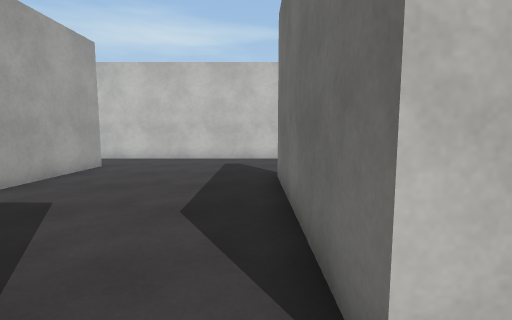
view 1 (above)

24 first-person views from a walk through a 3-D level made in the Unity game engine. The camera is 1.3 m above the floor, tilts 6° down and sees 85° across. The floor is counted in squares, 1 m on a side. Each view is taken from the middle of a square. On the plan, view 1 faces up. The plan holds only what a view shows up to about 13 squares ahead; the rest is blank. The player is left out. Surface patterns are stand-ins for the level's own textures.

view 2
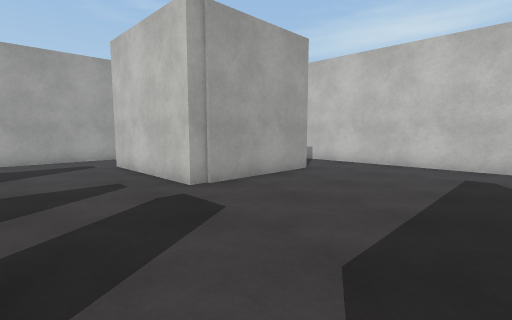

view 3
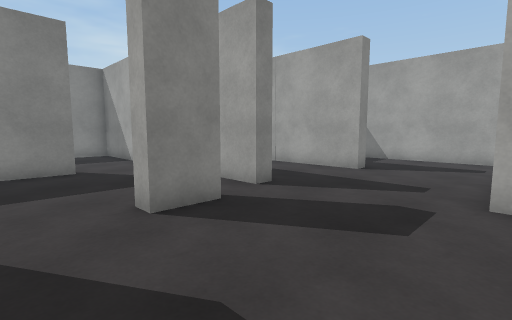

view 4
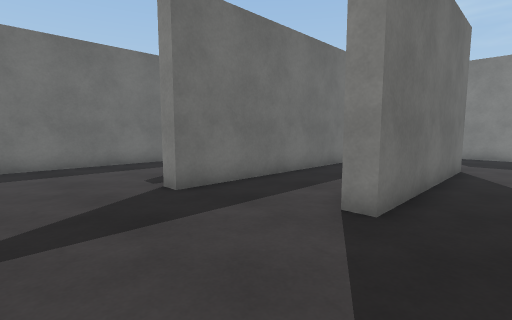

view 5
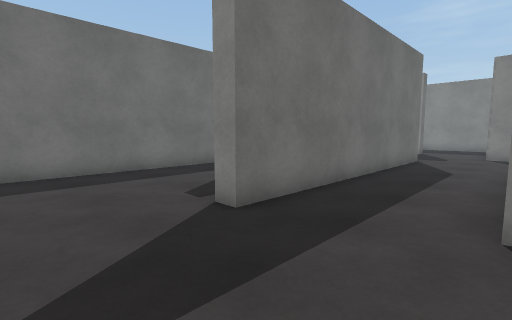

view 6
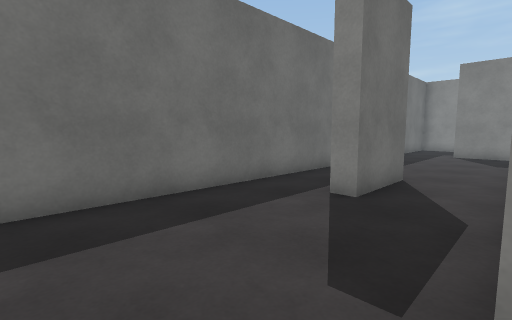

view 7
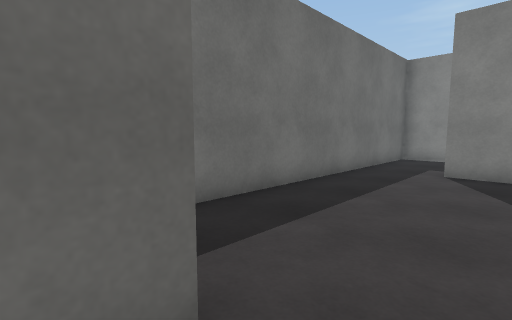

view 8
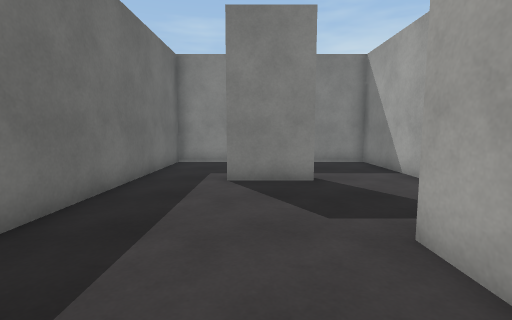

view 9
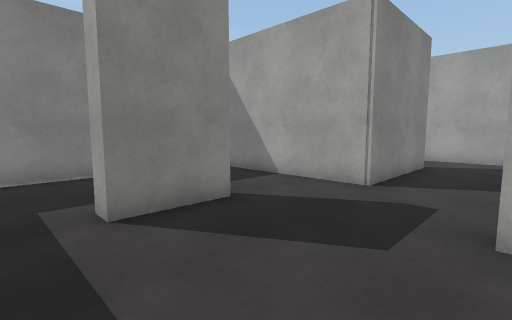

view 10
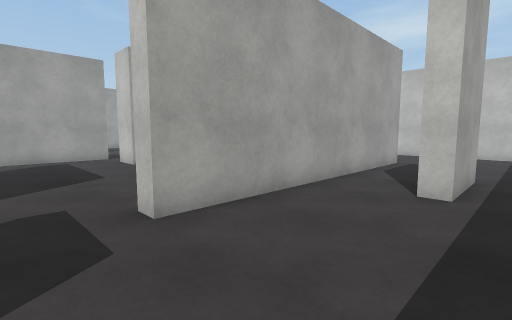

view 11
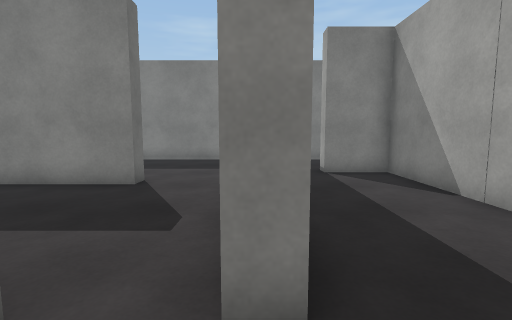

view 12
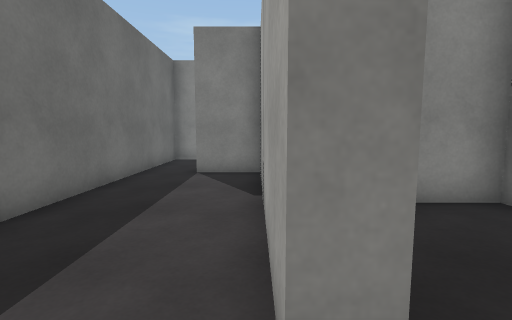

view 13
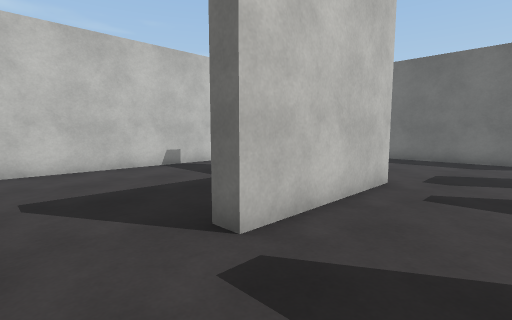

view 14
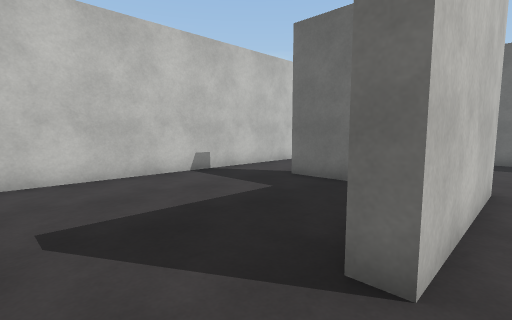

view 15
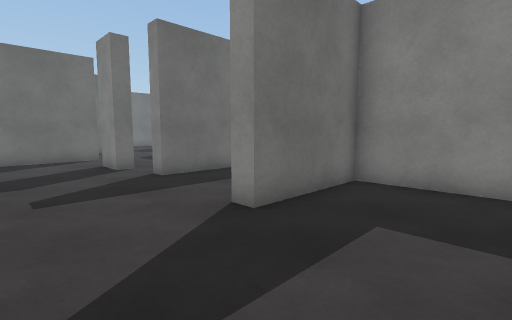

view 16
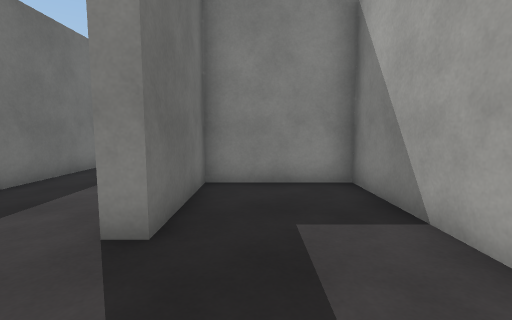

view 17
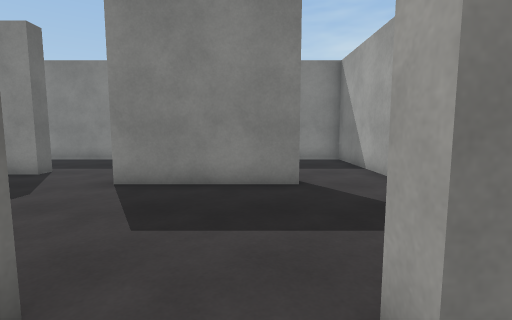

view 18
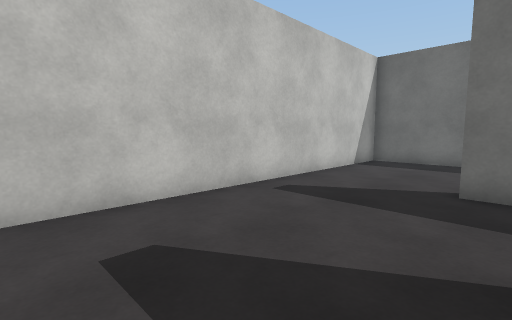

view 19
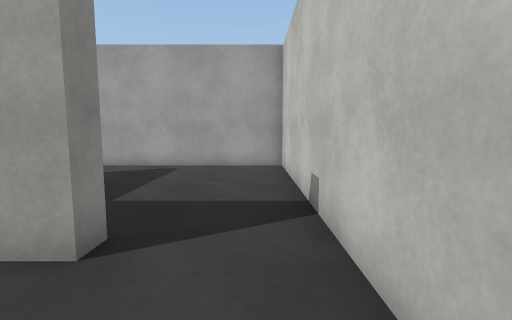

view 20
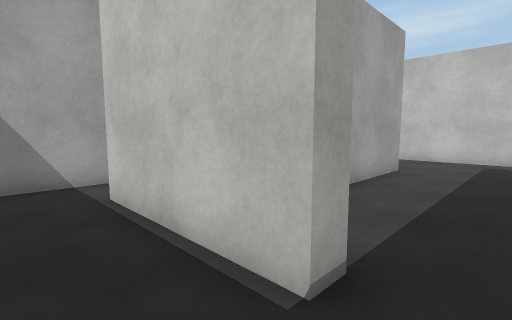

view 21
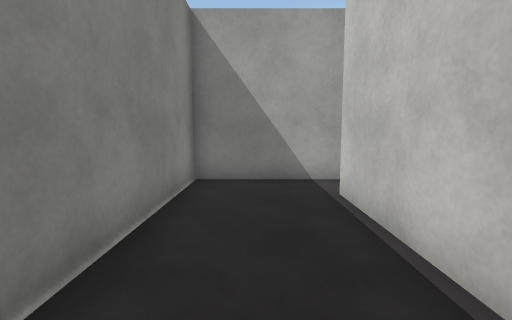

view 22
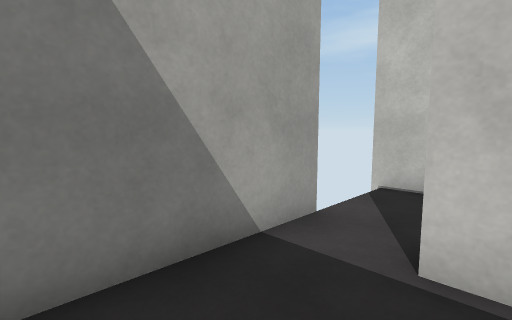

view 23
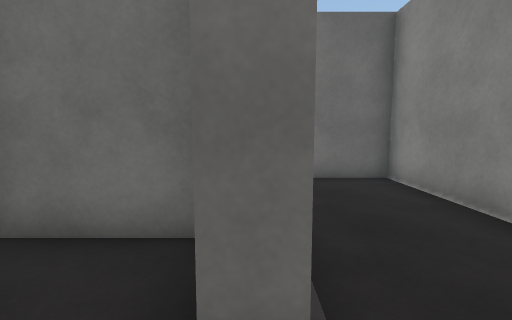

view 24
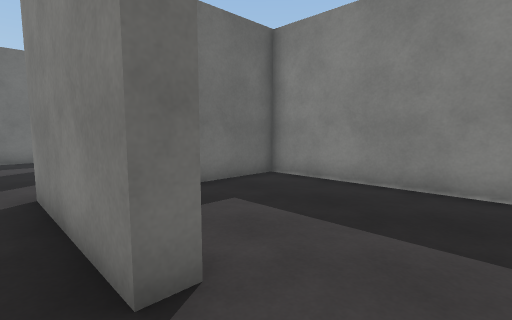

### Floor plan
Ten units are one square. View 1 is at (0, 0); x grows to the right and y downward. Boxes are objects, and circles mark ways between rooms. Rooms are numbered by the first view taken in them; rooms with no view inside come last. Other rooms are left out.
<svg viewBox="-145 -135 252 237">
<path fill="none" stroke="#000" d="M-19 -18 -19 -12 -33 -12 -33 -18 -19 -18M12 -12 6 -12 6 -78 12 -78M-63 -82 -63 -102 -57 -102 -57 -56 -107 -56 -107 -62M-21 44 -21 37 25 37 25 97 102 97 102 -130 -134 -130 -134 20 -97 20 -97 -18 -91 -18 -91 57 -71 57 -71 63 -117 63 -117 56M45 12 45 -90 51 -90 51 12 45 12M74 -31 74 -58 80 -58 80 -31 74 -31M-97 54 -97 29M55 59 55 52 78 52 78 59M-125 25 -138 25M-134 51 -134 97 -54 97 -54 -12 -48 -12 -48 45M-48 45 -48 97 19 97 19 69"/>
<circle cx="-35" cy="40" r="3" fill="#2a7"/>
<text x="-20" y="-30">1</text>
<text x="-20" y="70">2</text>
</svg>
Room 1 opens to room 2.

Where each view was taken, in squares from view 1:
view 1: 0 up, 0 right, facing up
view 2: 2 up, 0 right, facing up-left
view 3: 6 up, 0 right, facing down-left
view 4: 12 up, 1 left, facing down-right
view 5: 12 up, 1 right, facing down-right
view 6: 11 up, 5 right, facing down-right
view 7: 4 up, 6 right, facing down-right
view 8: 2 up, 7 right, facing down
view 9: 1 down, 9 right, facing down-left
view 10: 3 down, 9 right, facing up-left
view 11: 3 up, 5 left, facing down
view 12: 3 up, 9 left, facing down
view 13: 3 up, 13 left, facing up-right
view 14: 5 up, 13 left, facing up-right
view 15: 5 up, 13 left, facing down-right
view 16: 5 up, 11 left, facing down
view 17: 3 up, 1 left, facing down
view 18: 8 up, 2 left, facing up-right
view 19: 12 up, 3 left, facing left
view 20: 8 down, 6 left, facing up-left
view 21: 8 down, 6 left, facing left
view 22: 9 down, 11 left, facing up-left
view 23: 6 down, 13 left, facing right
view 24: 3 down, 4 left, facing down-right
